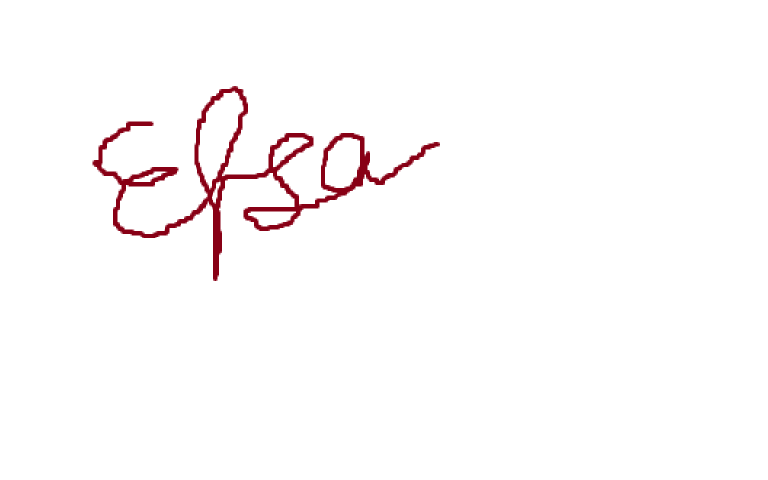
#> input picture LW3/image.png, 1536 x 960 px (shown at 1/2 size)
$ python task.py
#> lines starting #> are read from the running program, lines starting #| are printed output that depends on the picture; after the words box and inside, x2 and y2 are one past the last pixel; in counts of white or black regions, pixels touching at a corner belong together
import json
from pathlib import Path
import shutil

import cv2
import numpy as np


# Input / output paths (relative to this script file)
BASE_DIR = Path(__file__).resolve().parent
IMAGE_PATH = BASE_DIR / "image.png"
OUTPUT_DIR = BASE_DIR / "output"
OUTPUT_DIR.mkdir(exist_ok=True)

# Clean start: remove old output files/folders
for item in OUTPUT_DIR.iterdir():
    if item.is_file() or item.is_symlink():
        item.unlink()
    elif item.is_dir():
        shutil.rmtree(item)


# 1) Load image
image = cv2.imread(str(IMAGE_PATH))
#> image is the input picture: shape (960, 1536, 3); mean B, G, R 250.6, 250.2, 252.8
if image is None:
    raise FileNotFoundError(f"Could not read {IMAGE_PATH}")

gray = cv2.cvtColor(image, cv2.COLOR_BGR2GRAY)


# 2) Color spectrogram analysis (simple channel histograms + threshold)
hist_image = np.zeros((300, 256, 3), dtype=np.uint8)
colors = [(255, 0, 0), (0, 255, 0), (0, 0, 255)]  # B, G, R for drawing

for channel, color in enumerate(colors):
    hist = cv2.calcHist([image], [channel], None, [256], [0, 256]).flatten()
    hist = hist / hist.max() * 299
    for x in range(1, 256):
        y1 = 299 - int(hist[x - 1])
        y2 = 299 - int(hist[x])
        cv2.line(hist_image, (x - 1, y1), (x, y2), color, 1)
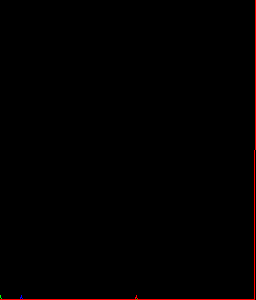
#> hist_image: shape (300, 256, 3); mean B, G, R 0, 0, 1.9

cv2.imwrite(str(OUTPUT_DIR / "01_color_spectrogram.png"), hist_image)

# Threshold for text/background separation
otsu_value, text_mask = cv2.threshold(
    gray, 0, 255, cv2.THRESH_BINARY_INV + cv2.THRESH_OTSU
)
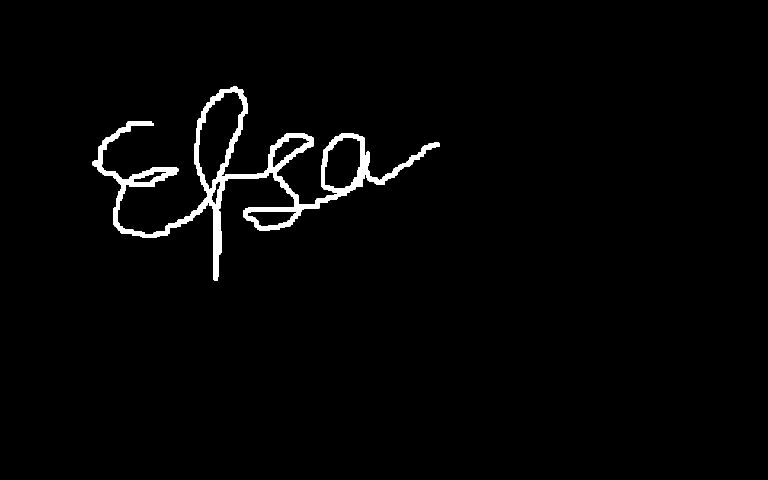
#> text_mask: shape (960, 1536) (shown at 1/2 size); 1.9% white; 1 white region, box (x1, y1, x2, y2) and area: (185, 172, 880, 562) 27819
#> otsu_value = 149

# Small cleanup so text stays intact
kernel = np.ones((3, 3), np.uint8)
text_mask = cv2.morphologyEx(text_mask, cv2.MORPH_OPEN, kernel, iterations=1)
text_mask = cv2.morphologyEx(text_mask, cv2.MORPH_CLOSE, kernel, iterations=1)
cv2.imwrite(str(OUTPUT_DIR / "02_text_mask.png"), text_mask)


# 3) Background removal
text_only_background_removed = cv2.bitwise_and(image, image, mask=text_mask)
cv2.imwrite(str(OUTPUT_DIR / "03_background_removed.png"), text_only_background_removed)


# 4) Edge detection
edges = cv2.Canny(gray, 50, 150)
#> edges: shape (960, 1536); 0.56% white in thin lines or dots, all inside (x1, y1, x2, y2) = (184, 171, 880, 562)
cv2.imwrite(str(OUTPUT_DIR / "04_edges.png"), edges)


# 5) Segmentation mask from text + edges
edge_dilated = cv2.dilate(edges, np.ones((3, 3), np.uint8), iterations=1)
#> edge_dilated: shape (960, 1536); 1.7% white; 5 white regions, box (x1, y1, x2, y2) and area: (183, 170, 881, 563) 21136, (648, 273, 721, 377) 1248, (494, 421, 593, 454) 930, (262, 341, 337, 365) 683, (422, 359, 442, 410) 474
segmentation_mask = cv2.bitwise_or(text_mask, edge_dilated)
#> segmentation_mask: shape (960, 1536); 2.7% white; 1 white region, box (x1, y1, x2, y2) and area: (183, 170, 881, 563) 39539
segmentation_mask = cv2.morphologyEx(segmentation_mask, cv2.MORPH_CLOSE, kernel, iterations=1)
#> segmentation_mask: shape (960, 1536); 2.7% white; 1 white region, box (x1, y1, x2, y2) and area: (183, 170, 881, 563) 39605
cv2.imwrite(str(OUTPUT_DIR / "05_segmentation_mask.png"), segmentation_mask)


# 6) Apply segmentation mask -> two required image variations
# A) only text pixels
only_text_pixels = cv2.bitwise_and(image, image, mask=segmentation_mask)
cv2.imwrite(str(OUTPUT_DIR / "06A_only_text_pixels.png"), only_text_pixels)

# B) text + background with text highlighted
highlighted = image.copy()
highlighted[segmentation_mask > 0] = (255, 0, 0)  # red highlight in BGR
#> highlighted: shape (960, 1536, 3); 2.69% of pixels changed, all inside (x1, y1, x2, y2) = (183, 170, 881, 563)
highlighted = cv2.addWeighted(highlighted, 0.35, image, 0.65, 0)
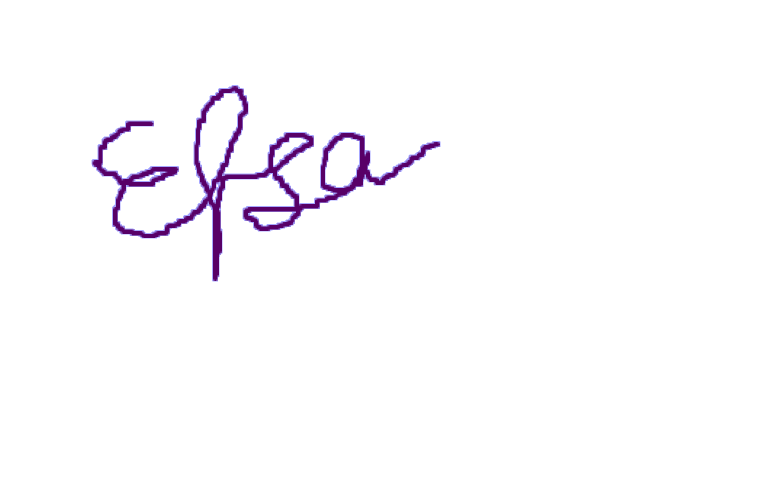
#> highlighted: shape (960, 1536, 3) (shown at 1/2 size); mean B, G, R 252.1, 249.5, 251.1
cv2.imwrite(str(OUTPUT_DIR / "06B_text_highlighted.png"), highlighted)


# 7) Combined results image with titles
tile_w, tile_h, title_h = 420, 260, 36
tiles = []
panels = [
    ("Original", image),
    ("Color Spectrogram", hist_image),
    ("Text Mask", text_mask),
    ("Background Removed", text_only_background_removed),
    ("Edges", edges),
    ("Segmentation Mask", segmentation_mask),
    ("Only Text Pixels", only_text_pixels),
    ("Text Highlighted", highlighted),
]

for title, panel in panels:
    if panel.ndim == 2:
        panel = cv2.cvtColor(panel, cv2.COLOR_GRAY2BGR)
    panel = cv2.resize(panel, (tile_w, tile_h), interpolation=cv2.INTER_AREA)
    tile = np.full((tile_h + title_h, tile_w, 3), 245, dtype=np.uint8)
    tile[title_h:, :] = panel
    cv2.putText(tile, title, (10, 24), cv2.FONT_HERSHEY_SIMPLEX, 0.65, (0, 0, 0), 1, cv2.LINE_AA)
    tiles.append(tile)
#> this loop made 8 passes
#> title on passes 1 to 8: 'Original', 'Color Spectrogram', 'Text Mask', 'Background Removed', 'Edges', 'Segmentation Mask', 'Only Text Pixels', 'Text Highlighted'
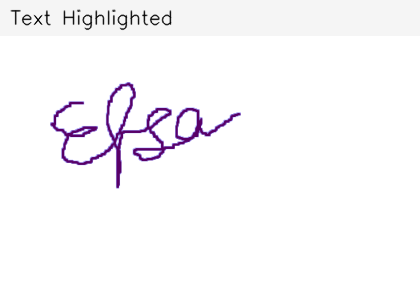
#> tile: shape (296, 420, 3); mean of channels 0, 1, 2 250.3, 247.9, 249.4; drawn as B, G, R
#> after the loop, tiles = 8 items

top_row = np.hstack(tiles[:4])
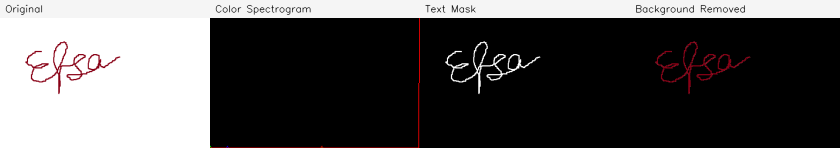
#> top_row: shape (296, 1680, 3) (shown at 1/2 size); mean of channels 0, 1, 2 85.1, 85, 86.5; drawn as B, G, R
bottom_row = np.hstack(tiles[4:8])
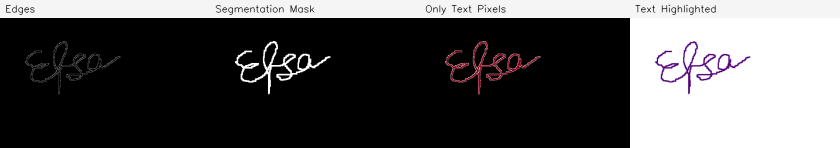
#> bottom_row: shape (296, 1680, 3) (shown at 1/2 size); mean of channels 0, 1, 2 86.6, 86, 86.9; drawn as B, G, R
combined_results = np.vstack([top_row, bottom_row])
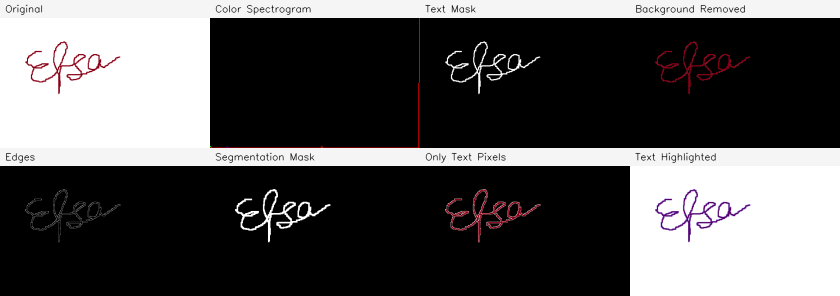
#> combined_results: shape (592, 1680, 3) (shown at 1/2 size); mean of channels 0, 1, 2 85.9, 85.5, 86.7; drawn as B, G, R
cv2.imwrite(str(OUTPUT_DIR / "07_combined_results_titled.png"), combined_results)


# Save simple threshold report
report = {
    "threshold_method": "Otsu on grayscale (inverse binary)",
    "otsu_threshold_value": float(otsu_value),
    "text_pixels": int(np.count_nonzero(segmentation_mask)),
    "background_pixels": int(segmentation_mask.size - np.count_nonzero(segmentation_mask)),
}
#> report = {'threshold_method': 'Otsu on grayscale (inverse binary)', 'otsu_threshold_value': 149, 'text_pixels': 39605, 'background_pixels': 1434955}

with (OUTPUT_DIR / "threshold_report.json").open("w", encoding="utf-8") as f:
    json.dump(report, f, indent=2)

print("Done.")
print(f"Otsu threshold: {otsu_value:.2f}")
#| Otsu threshold: 149.00
print(f"Results saved in: {OUTPUT_DIR.resolve()}")
